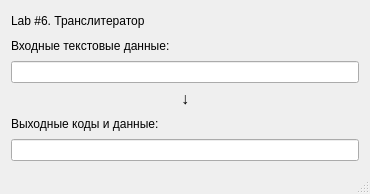
<?xml version="1.0" encoding="UTF-8"?>
<ui version="4.0">
 <class>MainWindow</class>
 <widget class="QMainWindow" name="MainWindow">
  <property name="geometry">
   <rect>
    <x>0</x>
    <y>0</y>
    <width>370</width>
    <height>194</height>
   </rect>
  </property>
  <property name="windowTitle">
   <string>Шатохин V20</string>
  </property>
  <widget class="QWidget" name="centralWidget">
   <layout class="QVBoxLayout" name="verticalLayout">
    <item>
     <widget class="QLabel" name="label_2">
      <property name="text">
       <string>Lab #6. Транслитератор</string>
      </property>
     </widget>
    </item>
    <item>
     <widget class="QLabel" name="label_5">
      <property name="text">
       <string>Входные текстовые данные:</string>
      </property>
     </widget>
    </item>
    <item>
     <widget class="QLineEdit" name="lineEditInput"/>
    </item>
    <item>
     <widget class="QLabel" name="label_3">
      <property name="font">
       <font>
        <pointsize>12</pointsize>
       </font>
      </property>
      <property name="text">
       <string>↓</string>
      </property>
      <property name="alignment">
       <set>Qt::AlignCenter</set>
      </property>
     </widget>
    </item>
    <item>
     <widget class="QLabel" name="label_6">
      <property name="text">
       <string>Выходные коды и данные:</string>
      </property>
     </widget>
    </item>
    <item>
     <widget class="QLineEdit" name="lineEditOutput">
      <property name="readOnly">
       <bool>true</bool>
      </property>
     </widget>
    </item>
   </layout>
  </widget>
  <widget class="QStatusBar" name="statusBar"/>
 </widget>
 <layoutdefault spacing="6" margin="11"/>
 <tabstops>
  <tabstop>lineEditInput</tabstop>
  <tabstop>lineEditOutput</tabstop>
 </tabstops>
 <resources/>
 <connections/>
</ui>
